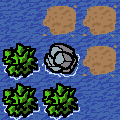

This game map was drawn from its Tiled (.tmx) file and the tilesets committed beside it. A one-line description and the full map source follow:
An orthogonal 3x3 tile map with 40x40 px tiles, 1 tile layer (Capa de Patrones 1).

<map version="1.1" tiledversion="2018.09.12" orientation="orthogonal" renderorder="right-down" width="3" height="3" tilewidth="40" tileheight="40" infinite="0" nextlayerid="2" nextobjectid="1">
 <tileset firstgid="1" source="TileSet.tsx" />
 <layer id="1" name="Capa de Patrones 1" width="3" height="3">
  <data encoding="csv">
1,4,4,
3,2,4,
3,3,1
</data>
 </layer>
</map>